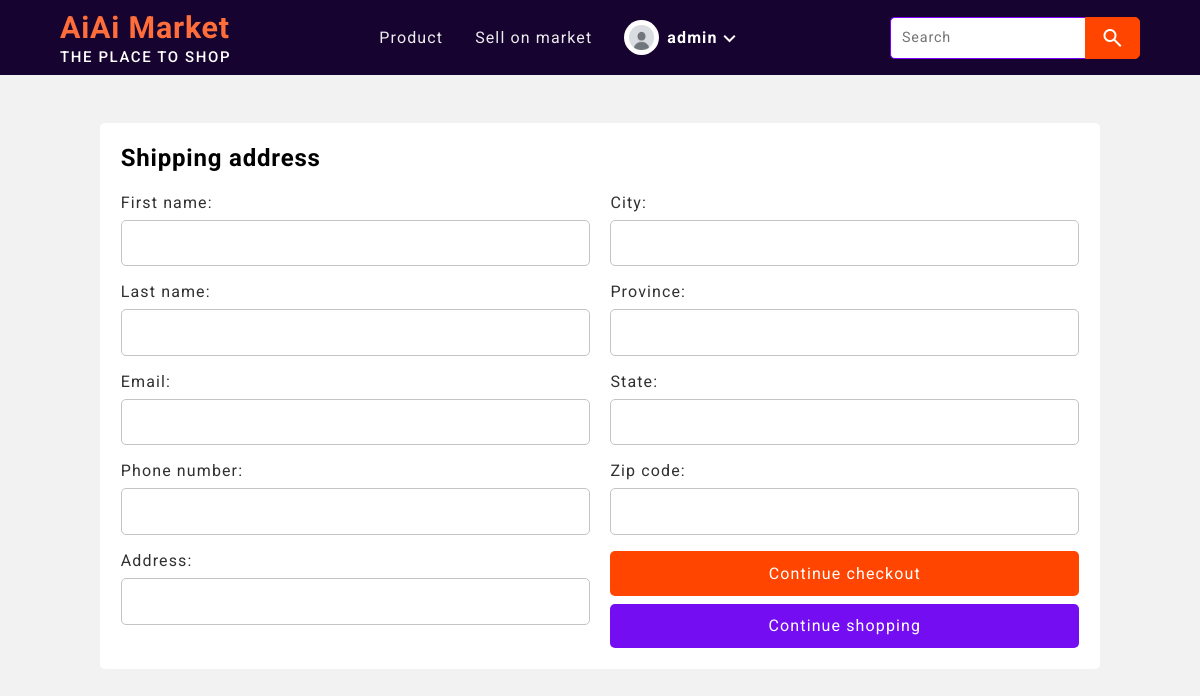
/shipping/address/ (signed in), run on an earlier commit of the app's database.
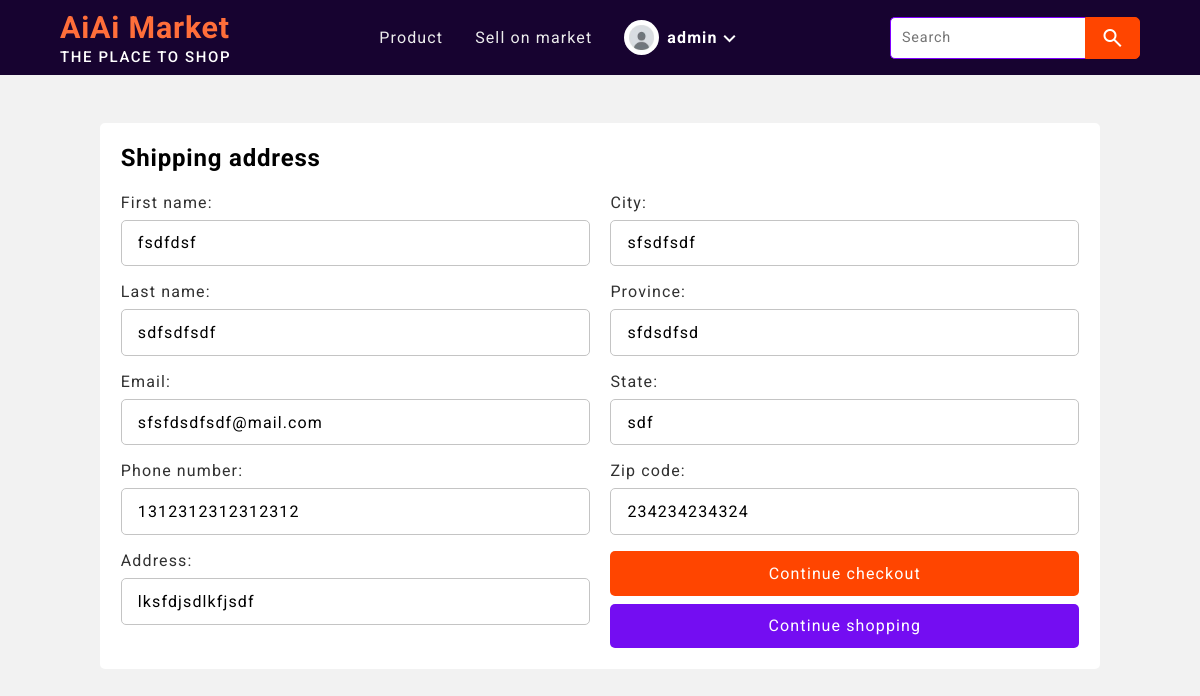
And on a later commit of the database.
### products/models.py (models this page shows, shortened)
class ShippingAddress(models.Model):
    customer = models.ForeignKey(User, on_delete=models.CASCADE, null=True, blank=True)
    first_name = models.CharField(max_length=100)
    last_name = models.CharField(max_length= 100)
    email = models.EmailField(max_length=100)
    phone_number = models.IntegerField()
    address = models.CharField(max_length=1000)
    city = models.CharField(max_length=100, null=True, blank=True)
    province = models.CharField(max_length=100, null=True, blank=True)
    state = models.CharField(max_length=100)
    zip_code = models.IntegerField()
    class Meta:
        verbose_name_plural = 'Addresses'

### products/views.py (the view)
# urls.py: path('shipping/address/', customer_address_view, name='shipping-address'),
@login_required
def customer_address_view(request):
    instance = ShippingAddress.objects.filter(customer=request.user).first()
    form = ShippingAddressForm(request.POST or None, instance=instance)
    context = {'form': form}
    if form.is_valid():
        shipping_address = form.save()
        shipping_address.customer = request.user
        shipping_address.save()
        return redirect('products:payment-center')
    return render(request, 'products/address.html', context)

### products/forms.py
class ShippingAddressForm(forms.ModelForm):
    class Meta:
        model = ShippingAddress
        fields = [
            'first_name',
            'last_name',
            'email',
            'phone_number',
            'address',
            'city',
            'province',
            'state',
            'zip_code'
        ]

### products/models.py (called while the page is built)
    def get_discount_price(self):
        item = Product.objects.get(name=self.name)
        if item.sub_category:
            if item.sub_category.name == 'Gaming Laptop':
                discount = float(item.price) - float(item.price) * .10
                return int(str(discount)[0:-2])
        return 0

    def get_order_total(self):
        order = Order.objects.get(customer=self.customer, product=self.product)
        if self.product.get_discount_price():
            order_total = self.quantity * self.product.get_discount_price()
            discount_amount = self.quantity * self.product.price - order_total
            return order_total
        else:
            order_total = self.quantity * self.product.price
            return order_total

### templates/products/address.html (shortened to what this page needs)
{% extends 'index.html' %}
{% block content %}
<div class="shipping-address-form-wrapper">
    <form class="shipping-address-form" action="" method="POST">
        <h2 class="shipping-address-form-header">Shipping address</h2>
        <div class="address-inputs">
            <div class="address-first-name">
                {{ form.first_name.label_tag }}
                {{ form.first_name }}
            </div>
            <div class="address-last-name">
                {{ form.last_name.label_tag }}
                {{ form.last_name }}
            </div>
            <div class="address-email">
                {{ form.email.label_tag }}
                {{ form.email }}
            </div>
            <div class="address-phone-number">
                {{ form.phone_number.label_tag }}
                {{ form.phone_number }}
            </div>
            <div class="address-address-input">
                {{ form.address.label_tag }}
                {{ form.address }}
            </div>
        </div>
        <div class="address-inputs">
            <div class="address-city">
                {{ form.city.label_tag }}
                {{ form.city }}
            </div>
            <div class="address-province">
                {{ form.province.label_tag }}
                {{ form.province }}
            </div>
            <div class="address-state">
                {{ form.state.label_tag }}
                {{ form.state }}
            </div>
            <div class="address-zip_code">
                {{ form.zip_code.label_tag }}
                {{ form.zip_code }}
            </div>
            <div class="address-btns">
                <button type="submit">Continue checkout</button>
                <a href="{% url 'products:product-list' %}">Continue shopping</a>
            </div>
        </div>
    </form>
</div>
{% endblock content %}

What changed in the data, as far as the page shows it:
added ShippingAddress: first_name "fsdfdsf", last_name "sdfsdfsdf", email "sfsfdsdfsdf@mail.com", phone_number "1312312312312312", address "lksfdjsdlkfjsdf", city "sfsdfsdf", province "sfdsdfsd", state "sdf", zip_code "234234234324"
